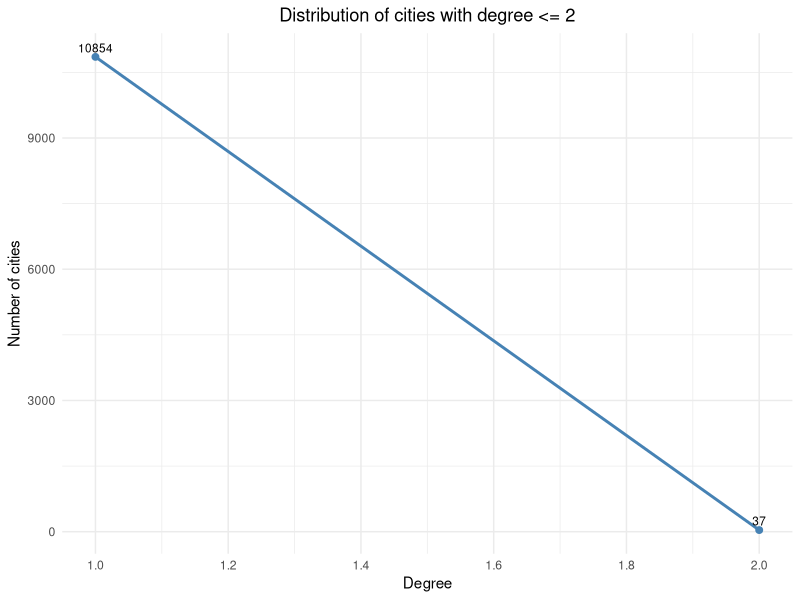

Source code (R): (Note: this script raises an error after producing the figure.)
suppressPackageStartupMessages({
  library(tidyverse)
  library(officer)
  library(flextable)
})

# Load nodes
nodes <- readr::read_csv('output/nodes.csv', show_col_types = FALSE)
smaller <- nodes %>% filter(degree <= 2)

# Create line plot for 'smaller'
# compute counts by degree
deg_df <- smaller %>% count(degree) %>% arrange(degree)

p <- ggplot(deg_df, aes(x = degree, y = n)) +
  geom_line(color = 'steelblue', size = 1) +
  geom_point(color = 'steelblue', size = 2) +
  geom_text(aes(label = n), vjust = -0.5, size = 3) +
  scale_x_continuous(breaks = pretty(deg_df$degree)) +
  labs(x = 'Degree', y = 'Number of cities', title = 'Distribution of cities with degree <= 2') +
  theme_minimal() +
  theme(plot.title = element_text(hjust = 0.5))

if(!dir.exists('output')) dir.create('output')

ggsave('output/fewer_twinned.png', p, width = 6, height = 4, dpi = 150)

# Build docx
degree_gt2 <- nrow(nodes %>% filter(degree > 2))
doc <- read_docx()

doc <- doc %>%
  body_add_par('Twinned Cities', style = 'heading 1') %>%
  body_add_par(glue::glue('Total cities: {nrow(nodes)}'), style = 'Normal') %>%
  body_add_par(glue::glue('Cities with >2 connections: {degree_gt2}'), style = 'Normal') %>%
  body_add_par('Distribution (degree <=2)', style = 'heading 2') %>%
  body_add_img(src = 'output/fewer_twinned.png', width = 6, height = 3) %>%
  body_add_par('Top 20 cities by degree', style = 'heading 2') %>%
  body_add_img(src = 'output/top20_degree.png', width = 6, height = 4)

print(doc, target = 'output/assignment_practice.docx')
message('Wrote output/assignment_practice.docx and fewer_twinned.png')
